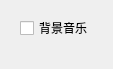
<?xml version="1.0" encoding="UTF-8"?>
<ui version="4.0">
 <class>ClickBottum</class>
 <widget class="QWidget" name="ClickBottum">
  <property name="geometry">
   <rect>
    <x>0</x>
    <y>0</y>
    <width>113</width>
    <height>69</height>
   </rect>
  </property>
  <property name="windowTitle">
   <string>Form</string>
  </property>
  <widget class="QCheckBox" name="checkBox">
   <property name="geometry">
    <rect>
     <x>20</x>
     <y>20</y>
     <width>71</width>
     <height>16</height>
    </rect>
   </property>
   <property name="text">
    <string>背景音乐</string>
   </property>
  </widget>
 </widget>
 <resources/>
 <connections/>
</ui>
